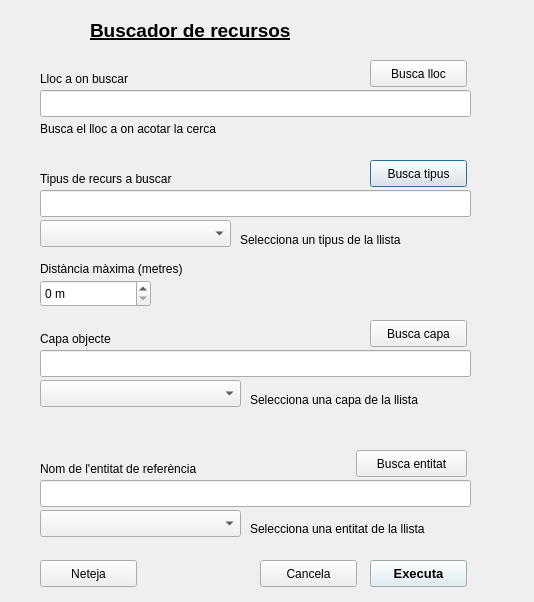
<?xml version="1.0" encoding="UTF-8"?>
<ui version="4.0">
 <class>BuscaRecursosDialogBase</class>
 <widget class="QDialog" name="BuscaRecursosDialogBase">
  <property name="geometry">
   <rect>
    <x>0</x>
    <y>0</y>
    <width>534</width>
    <height>602</height>
   </rect>
  </property>
  <property name="windowTitle">
   <string>Buscador de recursos</string>
  </property>
  <widget class="QLabel" name="titol">
   <property name="geometry">
    <rect>
     <x>90</x>
     <y>20</y>
     <width>321</width>
     <height>21</height>
    </rect>
   </property>
   <property name="font">
    <font>
     <pointsize>14</pointsize>
     <weight>75</weight>
     <bold>true</bold>
     <underline>true</underline>
    </font>
   </property>
   <property name="text">
    <string>Buscador de recursos</string>
   </property>
  </widget>
  <widget class="QLabel" name="titol_tipus">
   <property name="geometry">
    <rect>
     <x>40</x>
     <y>170</y>
     <width>191</width>
     <height>17</height>
    </rect>
   </property>
   <property name="text">
    <string>Tipus de recurs a buscar</string>
   </property>
  </widget>
  <widget class="QLineEdit" name="tipus">
   <property name="geometry">
    <rect>
     <x>40</x>
     <y>190</y>
     <width>431</width>
     <height>27</height>
    </rect>
   </property>
  </widget>
  <widget class="QPushButton" name="busca_tipus">
   <property name="geometry">
    <rect>
     <x>370</x>
     <y>160</y>
     <width>97</width>
     <height>27</height>
    </rect>
   </property>
   <property name="text">
    <string>Busca tipus</string>
   </property>
  </widget>
  <widget class="QLabel" name="tipus_usat">
   <property name="geometry">
    <rect>
     <x>240</x>
     <y>230</y>
     <width>231</width>
     <height>20</height>
    </rect>
   </property>
   <property name="text">
    <string>Selecciona un tipus de la llista</string>
   </property>
  </widget>
  <widget class="QLabel" name="titol_lloc">
   <property name="geometry">
    <rect>
     <x>40</x>
     <y>70</y>
     <width>191</width>
     <height>17</height>
    </rect>
   </property>
   <property name="text">
    <string>Lloc a on buscar</string>
   </property>
  </widget>
  <widget class="QLabel" name="lloc_usat">
   <property name="geometry">
    <rect>
     <x>40</x>
     <y>120</y>
     <width>411</width>
     <height>17</height>
    </rect>
   </property>
   <property name="text">
    <string>Busca el lloc a on acotar la cerca</string>
   </property>
  </widget>
  <widget class="QPushButton" name="busca_lloc">
   <property name="geometry">
    <rect>
     <x>370</x>
     <y>60</y>
     <width>97</width>
     <height>27</height>
    </rect>
   </property>
   <property name="text">
    <string>Busca lloc</string>
   </property>
  </widget>
  <widget class="QLineEdit" name="lloc">
   <property name="geometry">
    <rect>
     <x>40</x>
     <y>90</y>
     <width>431</width>
     <height>27</height>
    </rect>
   </property>
  </widget>
  <widget class="QLabel" name="titol_distancia">
   <property name="geometry">
    <rect>
     <x>40</x>
     <y>260</y>
     <width>221</width>
     <height>17</height>
    </rect>
   </property>
   <property name="text">
    <string>Distància màxima (metres)</string>
   </property>
  </widget>
  <widget class="QLabel" name="titol_capa_objecte">
   <property name="geometry">
    <rect>
     <x>40</x>
     <y>330</y>
     <width>191</width>
     <height>17</height>
    </rect>
   </property>
   <property name="text">
    <string>Capa objecte</string>
   </property>
  </widget>
  <widget class="QLabel" name="capa_objecte_usat">
   <property name="geometry">
    <rect>
     <x>250</x>
     <y>390</y>
     <width>231</width>
     <height>20</height>
    </rect>
   </property>
   <property name="text">
    <string>Selecciona una capa de la llista</string>
   </property>
  </widget>
  <widget class="QPushButton" name="busca_capa_objecte">
   <property name="geometry">
    <rect>
     <x>370</x>
     <y>320</y>
     <width>97</width>
     <height>27</height>
    </rect>
   </property>
   <property name="text">
    <string>Busca capa</string>
   </property>
  </widget>
  <widget class="QLineEdit" name="capa_objecte">
   <property name="geometry">
    <rect>
     <x>40</x>
     <y>350</y>
     <width>431</width>
     <height>27</height>
    </rect>
   </property>
  </widget>
  <widget class="QPushButton" name="busca_entitat">
   <property name="geometry">
    <rect>
     <x>356</x>
     <y>450</y>
     <width>111</width>
     <height>27</height>
    </rect>
   </property>
   <property name="text">
    <string>Busca entitat</string>
   </property>
  </widget>
  <widget class="QLabel" name="titol_entitat">
   <property name="geometry">
    <rect>
     <x>40</x>
     <y>460</y>
     <width>221</width>
     <height>17</height>
    </rect>
   </property>
   <property name="text">
    <string>Nom de l'entitat de referència</string>
   </property>
  </widget>
  <widget class="QLabel" name="entitat_usat">
   <property name="geometry">
    <rect>
     <x>250</x>
     <y>520</y>
     <width>251</width>
     <height>17</height>
    </rect>
   </property>
   <property name="text">
    <string>Selecciona una entitat de la llista</string>
   </property>
  </widget>
  <widget class="QLineEdit" name="entitat">
   <property name="geometry">
    <rect>
     <x>40</x>
     <y>480</y>
     <width>431</width>
     <height>27</height>
    </rect>
   </property>
  </widget>
  <widget class="QPushButton" name="executa">
   <property name="geometry">
    <rect>
     <x>370</x>
     <y>560</y>
     <width>97</width>
     <height>27</height>
    </rect>
   </property>
   <property name="palette">
    <palette>
     <active>
      <colorrole role="WindowText">
       <brush brushstyle="SolidPattern">
        <color alpha="255">
         <red>0</red>
         <green>0</green>
         <blue>0</blue>
        </color>
       </brush>
      </colorrole>
      <colorrole role="Button">
       <brush brushstyle="SolidPattern">
        <color alpha="255">
         <red>218</red>
         <green>236</green>
         <blue>242</blue>
        </color>
       </brush>
      </colorrole>
      <colorrole role="Light">
       <brush brushstyle="SolidPattern">
        <color alpha="255">
         <red>255</red>
         <green>255</green>
         <blue>255</blue>
        </color>
       </brush>
      </colorrole>
      <colorrole role="Midlight">
       <brush brushstyle="SolidPattern">
        <color alpha="255">
         <red>236</red>
         <green>245</green>
         <blue>248</blue>
        </color>
       </brush>
      </colorrole>
      <colorrole role="Dark">
       <brush brushstyle="SolidPattern">
        <color alpha="255">
         <red>109</red>
         <green>118</green>
         <blue>121</blue>
        </color>
       </brush>
      </colorrole>
      <colorrole role="Mid">
       <brush brushstyle="SolidPattern">
        <color alpha="255">
         <red>145</red>
         <green>157</green>
         <blue>161</blue>
        </color>
       </brush>
      </colorrole>
      <colorrole role="Text">
       <brush brushstyle="SolidPattern">
        <color alpha="255">
         <red>0</red>
         <green>0</green>
         <blue>0</blue>
        </color>
       </brush>
      </colorrole>
      <colorrole role="BrightText">
       <brush brushstyle="SolidPattern">
        <color alpha="255">
         <red>255</red>
         <green>255</green>
         <blue>255</blue>
        </color>
       </brush>
      </colorrole>
      <colorrole role="ButtonText">
       <brush brushstyle="SolidPattern">
        <color alpha="255">
         <red>0</red>
         <green>0</green>
         <blue>0</blue>
        </color>
       </brush>
      </colorrole>
      <colorrole role="Base">
       <brush brushstyle="SolidPattern">
        <color alpha="255">
         <red>255</red>
         <green>255</green>
         <blue>255</blue>
        </color>
       </brush>
      </colorrole>
      <colorrole role="Window">
       <brush brushstyle="SolidPattern">
        <color alpha="255">
         <red>218</red>
         <green>236</green>
         <blue>242</blue>
        </color>
       </brush>
      </colorrole>
      <colorrole role="Shadow">
       <brush brushstyle="SolidPattern">
        <color alpha="255">
         <red>0</red>
         <green>0</green>
         <blue>0</blue>
        </color>
       </brush>
      </colorrole>
      <colorrole role="AlternateBase">
       <brush brushstyle="SolidPattern">
        <color alpha="255">
         <red>236</red>
         <green>245</green>
         <blue>248</blue>
        </color>
       </brush>
      </colorrole>
      <colorrole role="ToolTipBase">
       <brush brushstyle="SolidPattern">
        <color alpha="255">
         <red>255</red>
         <green>255</green>
         <blue>220</blue>
        </color>
       </brush>
      </colorrole>
      <colorrole role="ToolTipText">
       <brush brushstyle="SolidPattern">
        <color alpha="255">
         <red>0</red>
         <green>0</green>
         <blue>0</blue>
        </color>
       </brush>
      </colorrole>
     </active>
     <inactive>
      <colorrole role="WindowText">
       <brush brushstyle="SolidPattern">
        <color alpha="255">
         <red>0</red>
         <green>0</green>
         <blue>0</blue>
        </color>
       </brush>
      </colorrole>
      <colorrole role="Button">
       <brush brushstyle="SolidPattern">
        <color alpha="255">
         <red>218</red>
         <green>236</green>
         <blue>242</blue>
        </color>
       </brush>
      </colorrole>
      <colorrole role="Light">
       <brush brushstyle="SolidPattern">
        <color alpha="255">
         <red>255</red>
         <green>255</green>
         <blue>255</blue>
        </color>
       </brush>
      </colorrole>
      <colorrole role="Midlight">
       <brush brushstyle="SolidPattern">
        <color alpha="255">
         <red>236</red>
         <green>245</green>
         <blue>248</blue>
        </color>
       </brush>
      </colorrole>
      <colorrole role="Dark">
       <brush brushstyle="SolidPattern">
        <color alpha="255">
         <red>109</red>
         <green>118</green>
         <blue>121</blue>
        </color>
       </brush>
      </colorrole>
      <colorrole role="Mid">
       <brush brushstyle="SolidPattern">
        <color alpha="255">
         <red>145</red>
         <green>157</green>
         <blue>161</blue>
        </color>
       </brush>
      </colorrole>
      <colorrole role="Text">
       <brush brushstyle="SolidPattern">
        <color alpha="255">
         <red>0</red>
         <green>0</green>
         <blue>0</blue>
        </color>
       </brush>
      </colorrole>
      <colorrole role="BrightText">
       <brush brushstyle="SolidPattern">
        <color alpha="255">
         <red>255</red>
         <green>255</green>
         <blue>255</blue>
        </color>
       </brush>
      </colorrole>
      <colorrole role="ButtonText">
       <brush brushstyle="SolidPattern">
        <color alpha="255">
         <red>0</red>
         <green>0</green>
         <blue>0</blue>
        </color>
       </brush>
      </colorrole>
      <colorrole role="Base">
       <brush brushstyle="SolidPattern">
        <color alpha="255">
         <red>255</red>
         <green>255</green>
         <blue>255</blue>
        </color>
       </brush>
      </colorrole>
      <colorrole role="Window">
       <brush brushstyle="SolidPattern">
        <color alpha="255">
         <red>218</red>
         <green>236</green>
         <blue>242</blue>
        </color>
       </brush>
      </colorrole>
      <colorrole role="Shadow">
       <brush brushstyle="SolidPattern">
        <color alpha="255">
         <red>0</red>
         <green>0</green>
         <blue>0</blue>
        </color>
       </brush>
      </colorrole>
      <colorrole role="AlternateBase">
       <brush brushstyle="SolidPattern">
        <color alpha="255">
         <red>236</red>
         <green>245</green>
         <blue>248</blue>
        </color>
       </brush>
      </colorrole>
      <colorrole role="ToolTipBase">
       <brush brushstyle="SolidPattern">
        <color alpha="255">
         <red>255</red>
         <green>255</green>
         <blue>220</blue>
        </color>
       </brush>
      </colorrole>
      <colorrole role="ToolTipText">
       <brush brushstyle="SolidPattern">
        <color alpha="255">
         <red>0</red>
         <green>0</green>
         <blue>0</blue>
        </color>
       </brush>
      </colorrole>
     </inactive>
     <disabled>
      <colorrole role="WindowText">
       <brush brushstyle="SolidPattern">
        <color alpha="255">
         <red>109</red>
         <green>118</green>
         <blue>121</blue>
        </color>
       </brush>
      </colorrole>
      <colorrole role="Button">
       <brush brushstyle="SolidPattern">
        <color alpha="255">
         <red>218</red>
         <green>236</green>
         <blue>242</blue>
        </color>
       </brush>
      </colorrole>
      <colorrole role="Light">
       <brush brushstyle="SolidPattern">
        <color alpha="255">
         <red>255</red>
         <green>255</green>
         <blue>255</blue>
        </color>
       </brush>
      </colorrole>
      <colorrole role="Midlight">
       <brush brushstyle="SolidPattern">
        <color alpha="255">
         <red>236</red>
         <green>245</green>
         <blue>248</blue>
        </color>
       </brush>
      </colorrole>
      <colorrole role="Dark">
       <brush brushstyle="SolidPattern">
        <color alpha="255">
         <red>109</red>
         <green>118</green>
         <blue>121</blue>
        </color>
       </brush>
      </colorrole>
      <colorrole role="Mid">
       <brush brushstyle="SolidPattern">
        <color alpha="255">
         <red>145</red>
         <green>157</green>
         <blue>161</blue>
        </color>
       </brush>
      </colorrole>
      <colorrole role="Text">
       <brush brushstyle="SolidPattern">
        <color alpha="255">
         <red>109</red>
         <green>118</green>
         <blue>121</blue>
        </color>
       </brush>
      </colorrole>
      <colorrole role="BrightText">
       <brush brushstyle="SolidPattern">
        <color alpha="255">
         <red>255</red>
         <green>255</green>
         <blue>255</blue>
        </color>
       </brush>
      </colorrole>
      <colorrole role="ButtonText">
       <brush brushstyle="SolidPattern">
        <color alpha="255">
         <red>109</red>
         <green>118</green>
         <blue>121</blue>
        </color>
       </brush>
      </colorrole>
      <colorrole role="Base">
       <brush brushstyle="SolidPattern">
        <color alpha="255">
         <red>218</red>
         <green>236</green>
         <blue>242</blue>
        </color>
       </brush>
      </colorrole>
      <colorrole role="Window">
       <brush brushstyle="SolidPattern">
        <color alpha="255">
         <red>218</red>
         <green>236</green>
         <blue>242</blue>
        </color>
       </brush>
      </colorrole>
      <colorrole role="Shadow">
       <brush brushstyle="SolidPattern">
        <color alpha="255">
         <red>0</red>
         <green>0</green>
         <blue>0</blue>
        </color>
       </brush>
      </colorrole>
      <colorrole role="AlternateBase">
       <brush brushstyle="SolidPattern">
        <color alpha="255">
         <red>218</red>
         <green>236</green>
         <blue>242</blue>
        </color>
       </brush>
      </colorrole>
      <colorrole role="ToolTipBase">
       <brush brushstyle="SolidPattern">
        <color alpha="255">
         <red>255</red>
         <green>255</green>
         <blue>220</blue>
        </color>
       </brush>
      </colorrole>
      <colorrole role="ToolTipText">
       <brush brushstyle="SolidPattern">
        <color alpha="255">
         <red>0</red>
         <green>0</green>
         <blue>0</blue>
        </color>
       </brush>
      </colorrole>
     </disabled>
    </palette>
   </property>
   <property name="font">
    <font>
     <pointsize>10</pointsize>
     <weight>75</weight>
     <italic>false</italic>
     <bold>true</bold>
    </font>
   </property>
   <property name="toolTip">
    <string>&lt;html&gt;&lt;head/&gt;&lt;body&gt;&lt;p&gt;&lt;span style=&quot; font-weight:600;&quot;&gt;Executa&lt;/span&gt;&lt;/p&gt;&lt;/body&gt;&lt;/html&gt;</string>
   </property>
   <property name="text">
    <string>Executa</string>
   </property>
  </widget>
  <widget class="QPushButton" name="cancela">
   <property name="geometry">
    <rect>
     <x>260</x>
     <y>560</y>
     <width>97</width>
     <height>27</height>
    </rect>
   </property>
   <property name="text">
    <string>Cancela</string>
   </property>
  </widget>
  <widget class="QPushButton" name="neteja">
   <property name="geometry">
    <rect>
     <x>40</x>
     <y>560</y>
     <width>97</width>
     <height>27</height>
    </rect>
   </property>
   <property name="text">
    <string>Neteja</string>
   </property>
  </widget>
  <widget class="QSpinBox" name="distancia">
   <property name="geometry">
    <rect>
     <x>40</x>
     <y>280</y>
     <width>111</width>
     <height>27</height>
    </rect>
   </property>
   <property name="suffix">
    <string> m</string>
   </property>
   <property name="maximum">
    <number>999999</number>
   </property>
   <property name="singleStep">
    <number>10</number>
   </property>
   <property name="value">
    <number>0</number>
   </property>
  </widget>
  <widget class="QComboBox" name="tipus_selec">
   <property name="geometry">
    <rect>
     <x>40</x>
     <y>220</y>
     <width>191</width>
     <height>27</height>
    </rect>
   </property>
  </widget>
  <widget class="QComboBox" name="capa_objecte_list">
   <property name="geometry">
    <rect>
     <x>40</x>
     <y>380</y>
     <width>201</width>
     <height>27</height>
    </rect>
   </property>
  </widget>
  <widget class="QComboBox" name="entitat_select">
   <property name="geometry">
    <rect>
     <x>40</x>
     <y>510</y>
     <width>201</width>
     <height>27</height>
    </rect>
   </property>
  </widget>
 </widget>
 <tabstops>
  <tabstop>busca_lloc</tabstop>
  <tabstop>lloc</tabstop>
  <tabstop>busca_tipus</tabstop>
  <tabstop>tipus</tabstop>
  <tabstop>tipus_selec</tabstop>
  <tabstop>distancia</tabstop>
  <tabstop>busca_capa_objecte</tabstop>
  <tabstop>capa_objecte</tabstop>
  <tabstop>capa_objecte_list</tabstop>
  <tabstop>busca_entitat</tabstop>
  <tabstop>entitat</tabstop>
  <tabstop>entitat_select</tabstop>
  <tabstop>neteja</tabstop>
  <tabstop>cancela</tabstop>
  <tabstop>executa</tabstop>
 </tabstops>
 <resources/>
 <connections/>
</ui>
